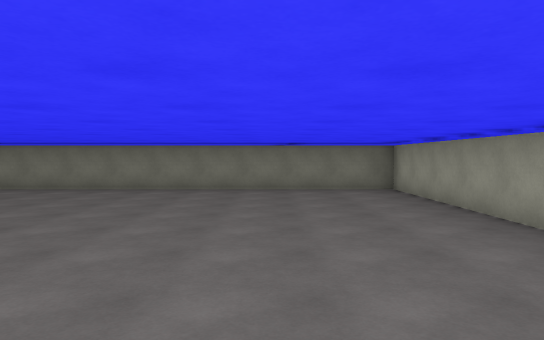
view 1 (above)

15 first-person views from a walk through a Unity game level. The camera is 1.5 m above the floor, tilts 2° down and sees 70° across. Doors are open. The floor is counted in squares, 2 m on a side. Each view is taken from the middle of a square. On the plan, view 1 faces up. The plan holds only what a view shows up to about 12 squares ahead; the rest is blank. The place goes on beyond the plan. The player is left out.

view 2
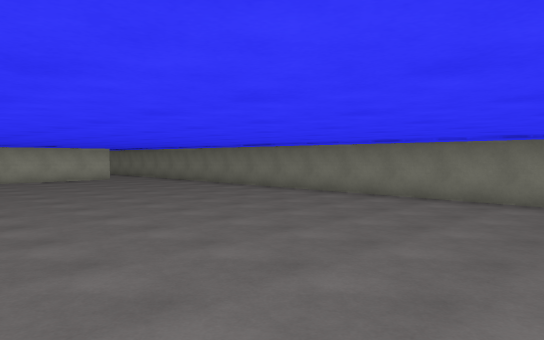

view 3
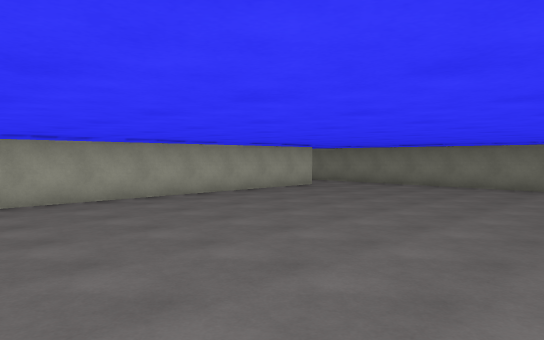

view 4
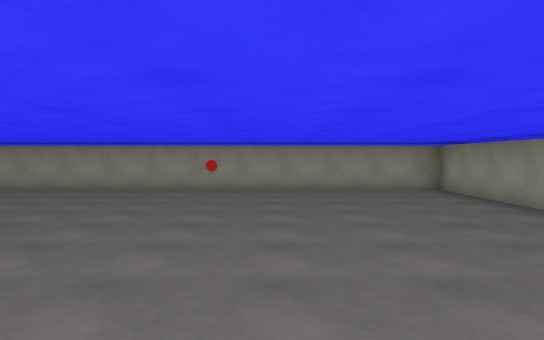

view 5
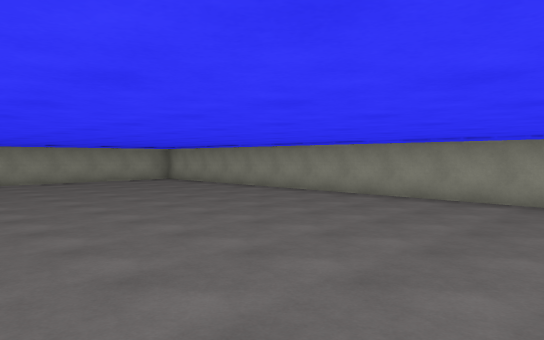

view 6
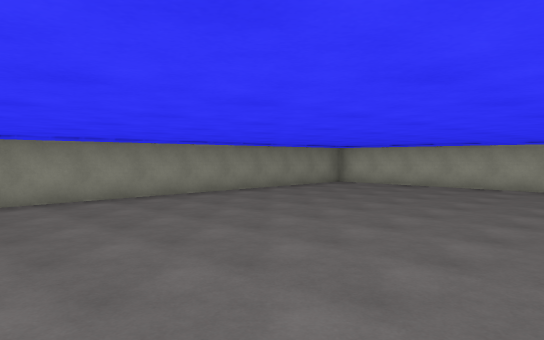

view 7
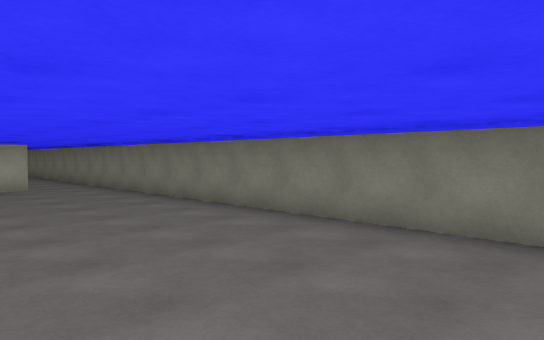

view 8
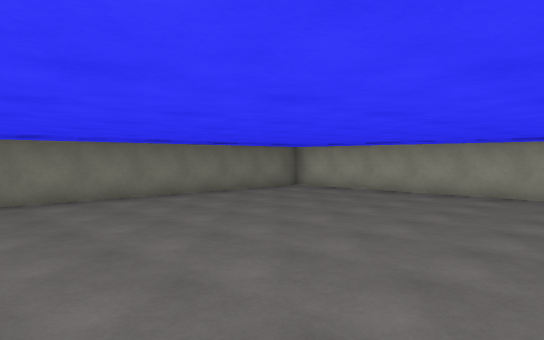

view 9
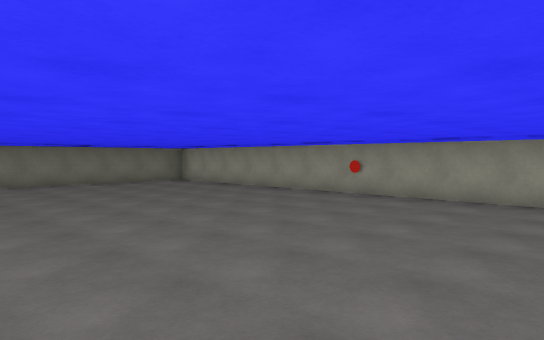

view 10
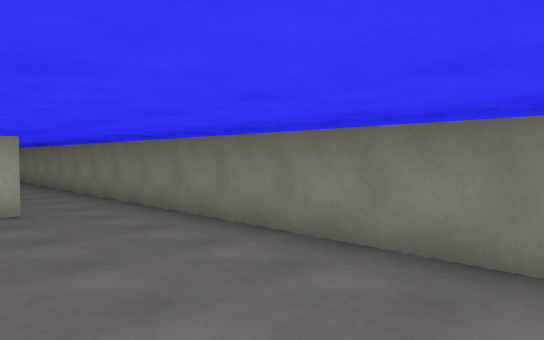

view 11
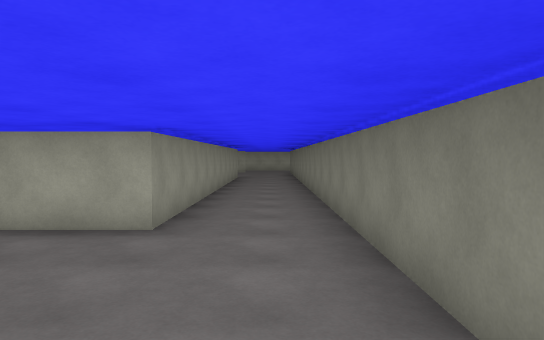

view 12
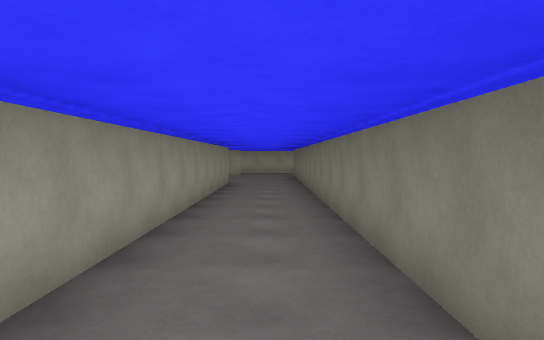

view 13
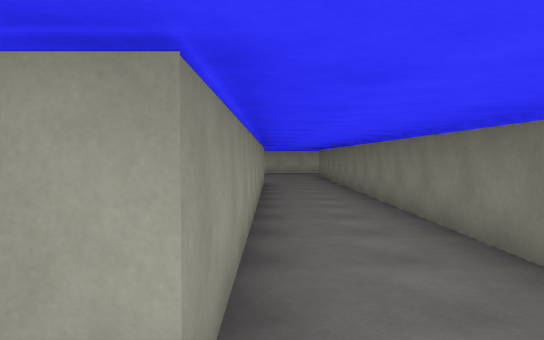

view 14
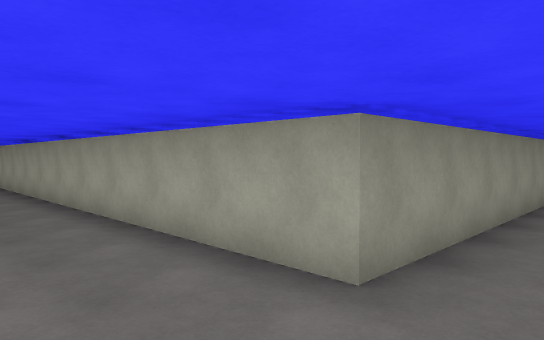

view 15
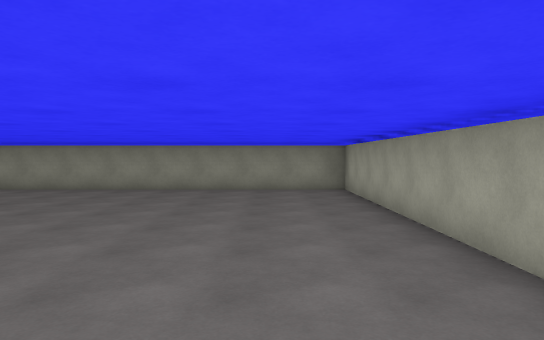

### Floor plan
Ten units are one square. View 1 is at (0, 0); x grows to the right and y downward. Boxes are objects, and circles mark ways between rooms. Rooms are numbered by the first view taken in them; rooms with no view inside come last. Other rooms are left out.
<svg viewBox="-260 -93 293 238">
<path fill="none" stroke="#000" d="M-147 -72 -147 28 28 28 28 -88 -151 -88M-179 -68 -179 30M-151 -88 -181 -88M-255 -68 -179 -68M-181 -88 -255 -88"/>
<circle cx="-150" cy="-80" r="3" fill="#2a7"/>
<circle cx="-180" cy="-75" r="3" fill="#2a7"/>
<text x="-60" y="-30">1</text>
<text x="-80" y="140">2</text>
<text x="-220" y="-80">3</text>
</svg>
Room 1 opens to room 2. Room 2 opens to room 3.

Where each view was taken, in squares from view 1:
view 1: 0 up, 0 right, facing up
view 2: 2 up, 2 left, facing up-left
view 3: 1 down, 8 left, facing up-left
view 4: 1 up, 6 left, facing right
view 5: 4 up, 9 left, facing down-right
view 6: 4 up, 5 left, facing down-left
view 7: 5 up, 5 left, facing up-left
view 8: 2 up, 5 left, facing up-right
view 9: 2 down, 4 left, facing up-right
view 10: 6 up, 9 left, facing up-left
view 11: 8 up, 14 left, facing left
view 12: 8 up, 17 left, facing left
view 13: 7 up, 17 left, facing left
view 14: 8 up, 16 left, facing down-left
view 15: 6 up, 13 left, facing down
